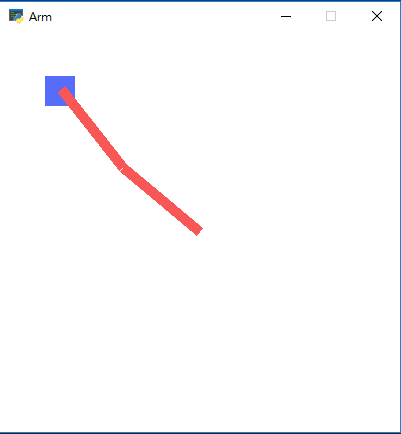

Reproduce this figure in Python.
"""
Requirement:
pyglet >= 1.2.4
numpy >= 1.12.1
tensorflow >= 1.0.1
"""

import tensorflow as tf
import numpy as np
import os
import shutil
from arm_env import ArmEnv


np.random.seed(1)
tf.set_random_seed(1)

MAX_EPISODES = 200
MAX_EP_STEPS = 200
LR_A = 1e-4  # learning rate for actor
LR_C = 1e-4  # learning rate for critic
GAMMA = 0.9  # reward discount
REPLACE_ITER_A = 1100
REPLACE_ITER_C = 1000
MEMORY_CAPACITY = 5000
BATCH_SIZE = 16
VAR_MIN = 0.1
RENDER = True
LOAD = False #False
MODE = ['easy', 'hard']
n_model = 1

env = ArmEnv(mode=MODE[n_model])
STATE_DIM = env.state_dim
ACTION_DIM = env.action_dim
ACTION_BOUND = env.action_bound

# all placeholder for tf
with tf.name_scope('S'):
    S = tf.placeholder(tf.float32, shape=[None, STATE_DIM], name='s')
with tf.name_scope('R'):
    R = tf.placeholder(tf.float32, [None, 1], name='r')
with tf.name_scope('S_'):
    S_ = tf.placeholder(tf.float32, shape=[None, STATE_DIM], name='s_')


class Actor(object):
    def __init__(self, sess, action_dim, action_bound, learning_rate, t_replace_iter):
        self.sess = sess
        self.a_dim = action_dim
        self.action_bound = action_bound
        self.lr = learning_rate
        self.t_replace_iter = t_replace_iter
        self.t_replace_counter = 0

        with tf.variable_scope('Actor'):
            # input s, output a
            self.a = self._build_net(S, scope='eval_net', trainable=True)

            # input s_, output a, get a_ for critic
            self.a_ = self._build_net(S_, scope='target_net', trainable=False)

        self.e_params = tf.get_collection(tf.GraphKeys.GLOBAL_VARIABLES, scope='Actor/eval_net')
        self.t_params = tf.get_collection(tf.GraphKeys.GLOBAL_VARIABLES, scope='Actor/target_net')

    def _build_net(self, s, scope, trainable):
        with tf.variable_scope(scope):
            init_w = tf.contrib.layers.xavier_initializer()
            init_b = tf.constant_initializer(0.001)
            net = tf.layers.dense(s, 200, activation=tf.nn.relu6,
                                  kernel_initializer=init_w, bias_initializer=init_b, name='l1',
                                  trainable=trainable)
            net = tf.layers.dense(net, 200, activation=tf.nn.relu6,
                                  kernel_initializer=init_w, bias_initializer=init_b, name='l2',
                                  trainable=trainable)
            net = tf.layers.dense(net, 10, activation=tf.nn.relu,
                                  kernel_initializer=init_w, bias_initializer=init_b, name='l3',
                                  trainable=trainable)
            with tf.variable_scope('a'):
                actions = tf.layers.dense(net, self.a_dim, activation=tf.nn.tanh, kernel_initializer=init_w,
                                          name='a', trainable=trainable)
                scaled_a = tf.multiply(actions, self.action_bound, name='scaled_a')  # Scale output to -action_bound to action_bound
        return scaled_a

    def learn(self, s):   # batch update
        self.sess.run(self.train_op, feed_dict={S: s})
        if self.t_replace_counter % self.t_replace_iter == 0:
            self.sess.run([tf.assign(t, e) for t, e in zip(self.t_params, self.e_params)])
        self.t_replace_counter += 1

    def choose_action(self, s):
        s = s[np.newaxis, :]    # single state
        return self.sess.run(self.a, feed_dict={S: s})[0]  # single action

    def add_grad_to_graph(self, a_grads):
        with tf.variable_scope('policy_grads'):
            self.policy_grads = tf.gradients(ys=self.a, xs=self.e_params, grad_ys=a_grads)

        with tf.variable_scope('A_train'):
            opt = tf.train.RMSPropOptimizer(-self.lr)  # (- learning rate) for ascent policy
            self.train_op = opt.apply_gradients(zip(self.policy_grads, self.e_params))


class Critic(object):
    def __init__(self, sess, state_dim, action_dim, learning_rate, gamma, t_replace_iter, a, a_):
        self.sess = sess
        self.s_dim = state_dim
        self.a_dim = action_dim
        self.lr = learning_rate
        self.gamma = gamma
        self.t_replace_iter = t_replace_iter
        self.t_replace_counter = 0

        with tf.variable_scope('Critic'):
            # Input (s, a), output q
            self.a = a
            self.q = self._build_net(S, self.a, 'eval_net', trainable=True)

            # Input (s_, a_), output q_ for q_target
            self.q_ = self._build_net(S_, a_, 'target_net', trainable=False)    # target_q is based on a_ from Actor's target_net

            self.e_params = tf.get_collection(tf.GraphKeys.GLOBAL_VARIABLES, scope='Critic/eval_net')
            self.t_params = tf.get_collection(tf.GraphKeys.GLOBAL_VARIABLES, scope='Critic/target_net')

        with tf.variable_scope('target_q'):
            self.target_q = R + self.gamma * self.q_

        with tf.variable_scope('TD_error'):
            self.loss = tf.reduce_mean(tf.squared_difference(self.target_q, self.q))

        with tf.variable_scope('C_train'):
            self.train_op = tf.train.RMSPropOptimizer(self.lr).minimize(self.loss)

        with tf.variable_scope('a_grad'):
            self.a_grads = tf.gradients(self.q, a)[0]   # tensor of gradients of each sample (None, a_dim)

    def _build_net(self, s, a, scope, trainable):
        with tf.variable_scope(scope):
            init_w = tf.contrib.layers.xavier_initializer()
            init_b = tf.constant_initializer(0.01)

            with tf.variable_scope('l1'):
                n_l1 = 200
                w1_s = tf.get_variable('w1_s', [self.s_dim, n_l1], initializer=init_w, trainable=trainable)
                w1_a = tf.get_variable('w1_a', [self.a_dim, n_l1], initializer=init_w, trainable=trainable)
                b1 = tf.get_variable('b1', [1, n_l1], initializer=init_b, trainable=trainable)
                net = tf.nn.relu6(tf.matmul(s, w1_s) + tf.matmul(a, w1_a) + b1)
            net = tf.layers.dense(net, 200, activation=tf.nn.relu6,
                                  kernel_initializer=init_w, bias_initializer=init_b, name='l2',
                                  trainable=trainable)
            net = tf.layers.dense(net, 10, activation=tf.nn.relu,
                                  kernel_initializer=init_w, bias_initializer=init_b, name='l3',
                                  trainable=trainable)
            with tf.variable_scope('q'):
                q = tf.layers.dense(net, 1, kernel_initializer=init_w, bias_initializer=init_b, trainable=trainable)   # Q(s,a)
        return q

    def learn(self, s, a, r, s_):
        self.sess.run(self.train_op, feed_dict={S: s, self.a: a, R: r, S_: s_})
        if self.t_replace_counter % self.t_replace_iter == 0:
            self.sess.run([tf.assign(t, e) for t, e in zip(self.t_params, self.e_params)])
        self.t_replace_counter += 1


class Memory(object):
    def __init__(self, capacity, dims):
        self.capacity = capacity
        self.data = np.zeros((capacity, dims))
        self.pointer = 0

    def store_transition(self, s, a, r, s_):
        transition = np.hstack((s, a, [r], s_))
        index = self.pointer % self.capacity  # replace the old memory with new memory
        self.data[index, :] = transition
        self.pointer += 1

    def sample(self, n):
        assert self.pointer >= self.capacity, 'Memory has not been fulfilled'
        indices = np.random.choice(self.capacity, size=n)
        return self.data[indices, :]


sess = tf.Session()

# Create actor and critic.
actor = Actor(sess, ACTION_DIM, ACTION_BOUND[1], LR_A, REPLACE_ITER_A)
critic = Critic(sess, STATE_DIM, ACTION_DIM, LR_C, GAMMA, REPLACE_ITER_C, actor.a, actor.a_)
actor.add_grad_to_graph(critic.a_grads)

M = Memory(MEMORY_CAPACITY, dims=2 * STATE_DIM + ACTION_DIM + 1)

saver = tf.train.Saver()
path = './'+MODE[n_model]

if LOAD:
    saver.restore(sess, tf.train.latest_checkpoint(path))
else:
    sess.run(tf.global_variables_initializer())


def train():
    var = 2.  # control exploration

    for ep in range(MAX_EPISODES):
        s = env.reset()
        ep_reward = 0

        for t in range(MAX_EP_STEPS):
        # while True:
            if RENDER:
                env.render()

            # Added exploration noise
            a = actor.choose_action(s)
            a = np.clip(np.random.normal(a, var), *ACTION_BOUND)    # add randomness to action selection for exploration
            s_, r, done = env.step(a)
            M.store_transition(s, a, r, s_)

            if M.pointer > MEMORY_CAPACITY:
                var = max([var*.9999, VAR_MIN])    # decay the action randomness
                b_M = M.sample(BATCH_SIZE)
                b_s = b_M[:, :STATE_DIM]
                b_a = b_M[:, STATE_DIM: STATE_DIM + ACTION_DIM]
                b_r = b_M[:, -STATE_DIM - 1: -STATE_DIM]
                b_s_ = b_M[:, -STATE_DIM:]

                critic.learn(b_s, b_a, b_r, b_s_)
                actor.learn(b_s)

            s = s_
            ep_reward += r

            if t == MAX_EP_STEPS-1 or done:
            # if done:
                result = '| done' if done else '| ----'
                print('Ep:', ep,
                      result,
                      '| R: %i' % int(ep_reward),
                      '| Explore: %.2f' % var,
                      )
                break

    if os.path.isdir(path): shutil.rmtree(path)
    os.mkdir(path)
    ckpt_path = os.path.join('./'+MODE[n_model], 'DDPG.ckpt')
    save_path = saver.save(sess, ckpt_path, write_meta_graph=False)
    print("\nSave Model %s\n" % save_path)


def eval():
    env.set_fps(30)
    s = env.reset()
    while True:
        if RENDER:
            env.render()
        a = actor.choose_action(s)
        s_, r, done = env.step(a)
        s = s_

if __name__ == '__main__':
    if LOAD:
        eval()
    else:
        train()
